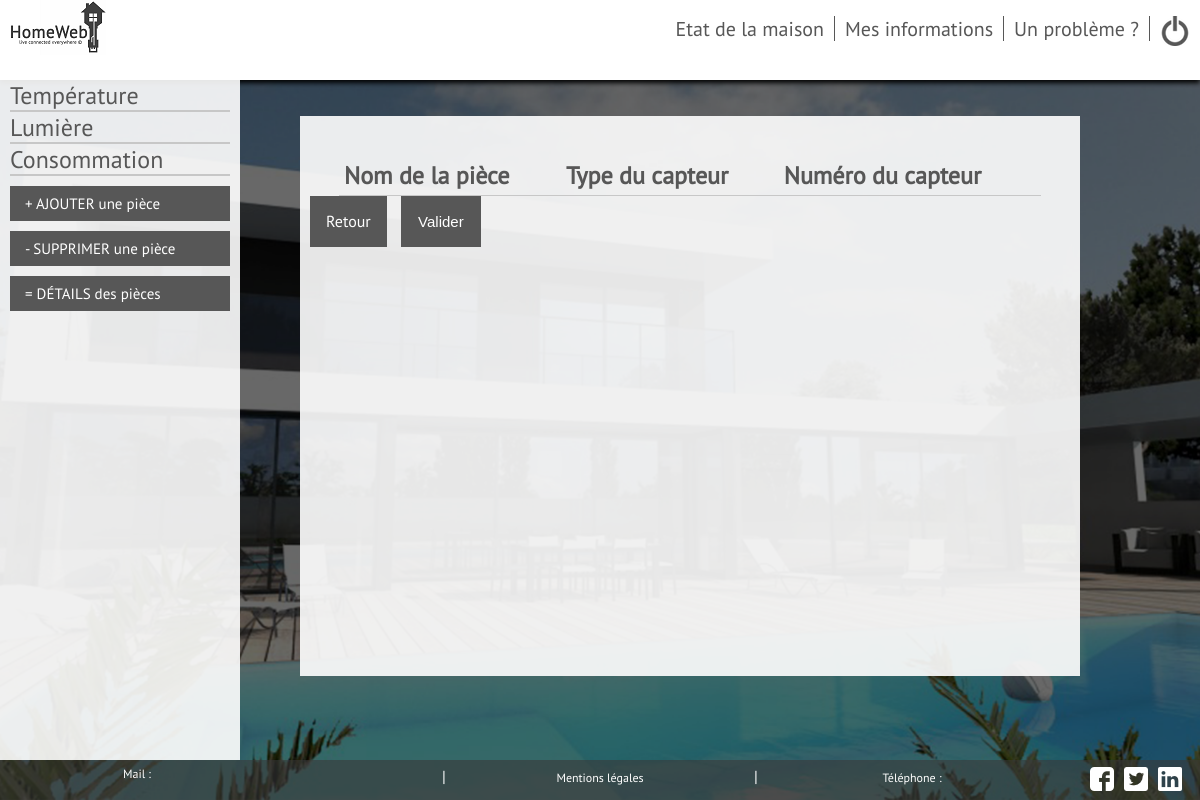
The page /Vues/User/detailpiece.php on the database as committed earlier.
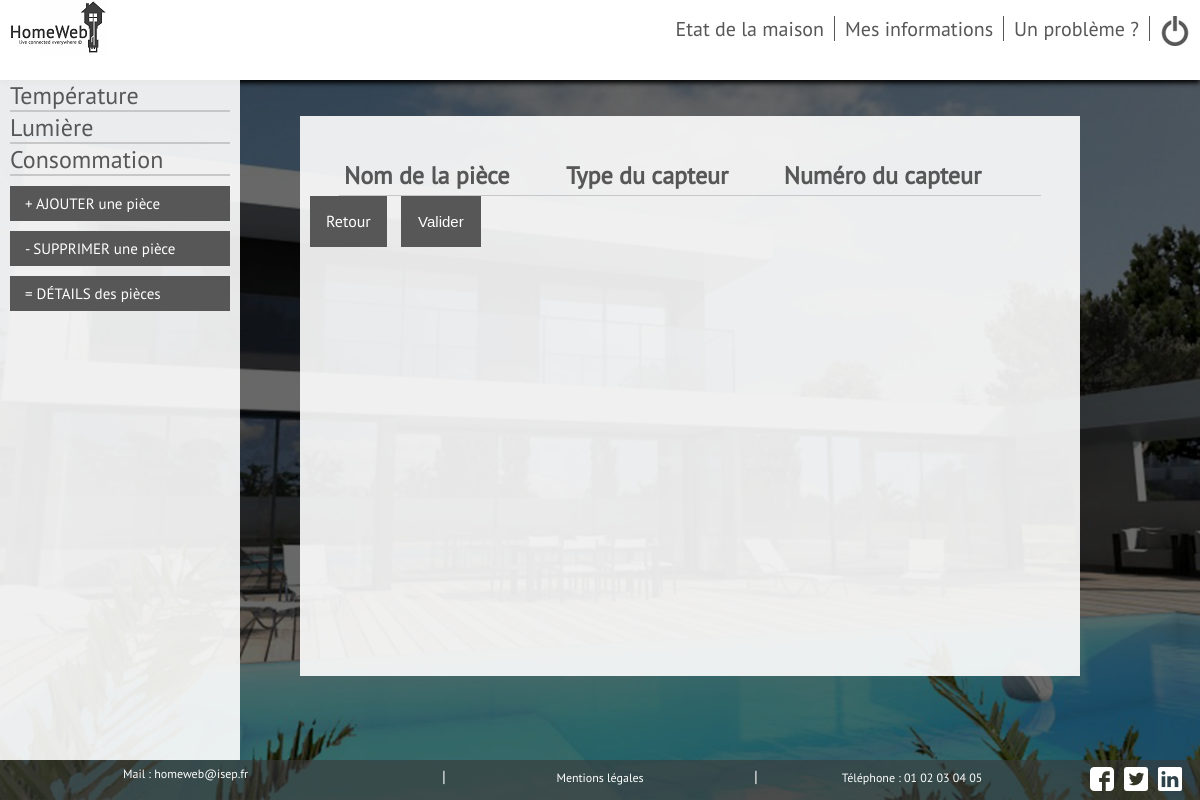
The same page on the database as committed later.
### tables this page shows
CREATE TABLE IF NOT EXISTS `domisep_infos` (
  `id` int(11) NOT NULL,
  `nom` text NOT NULL,
  `contenu` text NOT NULL
);

### Vues/User/footer_user.php (the view)
<?php
require("../../Modele/connexionBDD.php");
echo(' <footer>
                <nav>
                    <ul>
                        <li><a class="contact_footer">Mail : '); $reponse = $db -> query('SELECT contenu FROM domisep_infos WHERE nom="mail"');$mail=$reponse->fetch();echo "$mail[0]"; echo('</a></li>
                        <li>|</li>
                        <li><a href="mentionlegal.php">Mentions légales</a></li>
                        <li>|</li>
                        <li><a>Téléphone : '); $reponse2 = $db -> query('SELECT contenu FROM domisep_infos WHERE nom="tel"');$tel=$reponse2->fetch();echo "$tel[0]"; echo('</a></li>
                    <div id=social>
                        <ul>
                        <li><a href="../../Styles/image/facebook.png"><img src="../../Styles/image/facebook.png" alt="Facebook" title="Facebook"/></li>
                        <li><a href="../../Styles/image/twitter.png"><img src="../../Styles/image/twitter.png" alt="Twitter" title="Twitter"/></li>
                        <li><a href="../../Styles/image/linkedin.png"><img src="../../Styles/image/linkedin.png" alt="Linkedin" title="Linkedin"/></li>
                        </ul>
                    </div>
                    </ul>
                </nav>
            </footer>');
?>

### Vues/User/detailpiece.php (shortened to what this page needs)
<!DOCTYPE HTML>
<?php require("../../Modele/fonctions.php");
require("../../Modele/connexionBDD.php");
?>
<html>
	<head>
		<link rel="stylesheet" type="text/css" href="../../Styles/main.css" />
	</head>
	<body>
        <div id="page">
            <header>
                <?php
                include ("entete_user.php");
                ?>
            </header>
            <div id=capteurs>
                <ul>
                    <li><a class="clickable" href="#">Température</a>
                        <?php cascade_temp($_SESSION['id'],$db) ?>
                    </li>
                    <li><a class="clickable" href="#">Lumière</a>
                        <?php cascade_lum($_SESSION['id'],$db) ?>
                    </li>
                    <li><a class="clickable" href="#">Consommation</a>
                        <ul>
                        </ul>
                    </li>
                        <li><a class="bouton_type" href="ajout_piece.php">+  AJOUTER une pièce</a></li>
                        <li><a class="bouton_type" href="suppr.php">- SUPPRIMER une pièce</a></li>
                        <li><a class="bouton_type" href="detailpiece.php">= DÉTAILS des pièces</a></li>
                </ul>
	       	</div>
            <div id=boitetable>
                <form action="../../Controleur/valid_details.php" method="post" accept-charset="utf-8">
                    <div id=tableau_detail>
                    <table>
                        <tr>
                            <th>Nom de la pièce</th>
                            <th>Type du capteur</th>
                            <th class="colonne">Numéro du capteur</th>
                        </tr>
                    </table>
                        <a class="boutons_retour" href="etat.php">Retour</a>
                        <input id="boutons_valider" type="submit" name="bouton_submit" value="Valider"/>
                    </div>
                </form>
            </div>
             <?php include ("footer_user.php");?>
        </div>
	</body>
</html>

### Vues/User/entete_user.php
<?php
echo '  <div id="logo">
            <a href="../../Styles/image/logo.png"><img src="../../Styles/image/logomini.png" alt="Logo HomeWeb" title="Logo HomeWeb"/>
        </div>
        <nav>
            <ul>
                <li><a href="etat.php">Etat de la maison</a></li>
                <li><a href="infos.php">Mes informations</a></li>
                <li><a href="signaler.php">Un problème ?</a></li>
                <div id=logodeco><a href="../../Controleur/logout.php"><img src="../../Styles/image/onoff.png"></a></div>
            </ul>
        </nav>';
?>

### Modele/fonctions.php (shortened to what this page needs)
<?php
function cascade_temp($id,$db)
{
    echo "<ul class=\"current\">";
    echo "</ul>";
}
function cascade_lum($id,$db)
{
    echo "<ul>";
    echo "</ul>";
}
?>

### Styles/main.css (style rules this page uses)
html, #page { height: 100%; width: 100%; }
body { background: url('image/fond.png') ; background-position: center ; background-repeat: no-repeat ; background-attachment: fixed ; background-size: cover ; color: #575757; font-family: pt_sansregular; margin: 0px; height: 100%; }
#logo { margin-left: 10px; }
header nav ul { list-style-type: none; display: flex; }
header nav li { padding-left:10px; padding-right:10px; border: 1px; border-right-style:solid; }
header { display: flex; justify-content: space-between; background-color: white; box-shadow: 0px 3px 5px black; height: 10%; }
footer { display: flex; bottom:0px; position:fixed; width:100%; background-color: rgba(57,57,57,0.6); color:white; height: 5%; text-align:center; list-style:none; }
footer nav { width:100%; }
footer nav ul { list-style-type:none; display:flex; width:65%; padding:0; margin:auto; margin-top:0.5%; margin-bottom:0.5%; }
footer nav li { width:100%; }
footer nav ul li a { color:white; font-size:12px; }
nav a { font-size: 20px; text-decoration: none; color: #575757; }
#objects, #objects ul, #capteurs, #capteurs ul { padding: 0; margin: 0; list-style: none; }
#capteurs { background-color: rgba(255,255,255,0.9); width: 20%; height: 85%; overflow: auto; display: inline-block; vertical-align: top; max-width: 300px; min-width: 200px; }
#capteurs ul li { font-size: x-large; margin-left: 10px; margin-right:10px; }
#capteurs ul li ul { border: 1px; border-top-style:solid; border-bottom-style:solid; border-color: rgb(199,199,199); }
#capteurs a { text-decoration:none; color:#575757; }
#capteurs .bouton_type { cursor: pointer; border-style: solid; background-color: #575757; border-color: #575757; padding: 5px; font-size: 15px; display: flex; margin-top: 10px; padding-left: 12px; color:white; margin-bottom:10px; }
#logodeco { height:25px; margin:auto; margin-left: 10px; margin-right:10px; }
#social ul li { margin-left:10px; display:flex; justify-content: flex-end; }
.boutons_retour { border-style: solid; background-color: #575757; border-color: #575757; color: white; text-decoration: none; padding:10px; font-size:20px; }
#boutons_valider { cursor: pointer; border-style: solid; background-color: #575757; border-color: #575757; color: white; padding-bottom:11px; padding-top:13px; padding-left:10px; padding-right:10px; font-size:20px; }
#social { height:24px; position:fixed; margin-left:71%; }
a { color: darkcyan; text-decoration: none; }
#boitetable { background-color: rgba(255,255,255,0.9) ; margin-top: 3%; margin-right: 5%; margin-left: 5%; width: 65%; display:inline-block; position: fixed; height:70%; overflow:auto; }
#boitetable .boutons_retour { padding:13px; padding-top:12px; margin:10px; font-size:16px; }
#boitetable #boutons_valider { padding:15px; }
#tableau_detail table { font-size: 24px; width:90%; color:#575757; border-collapse: collapse; margin-top:5%; margin-left:5%; margin-right:5%; }
#tableau_detail table td,#tableau_detail table th { border-bottom: 1px solid rgb(199,199,199); padding:5px; text-align:left; }
#tableau_detail input { border-style: solid; background-color: #575757; border-color: #575757; font-size: 15px; color:white; }
.contact_footer { position: absolute; margin-left: -165px; }

Rows that differ between the two databases and show on the page:
added domisep_infos: contenu "homeweb@isep.fr"
added domisep_infos: contenu "01 02 03 04 05"
